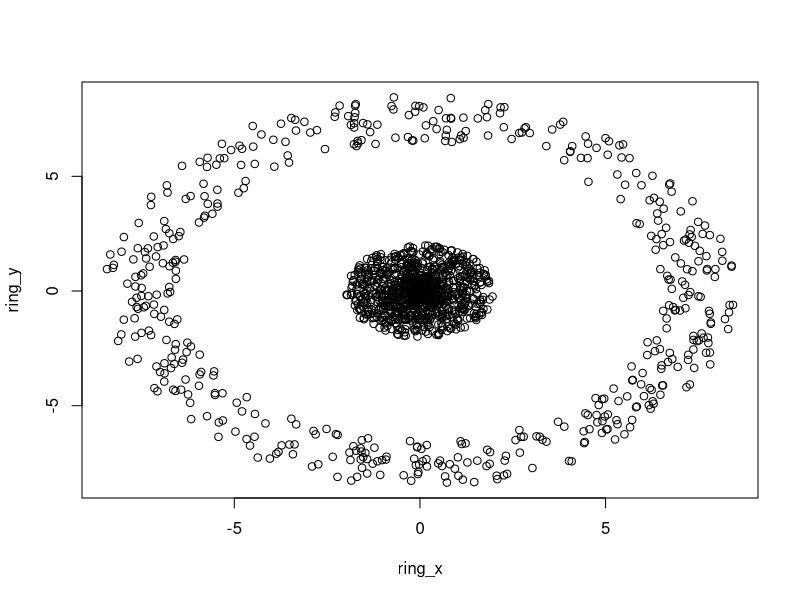
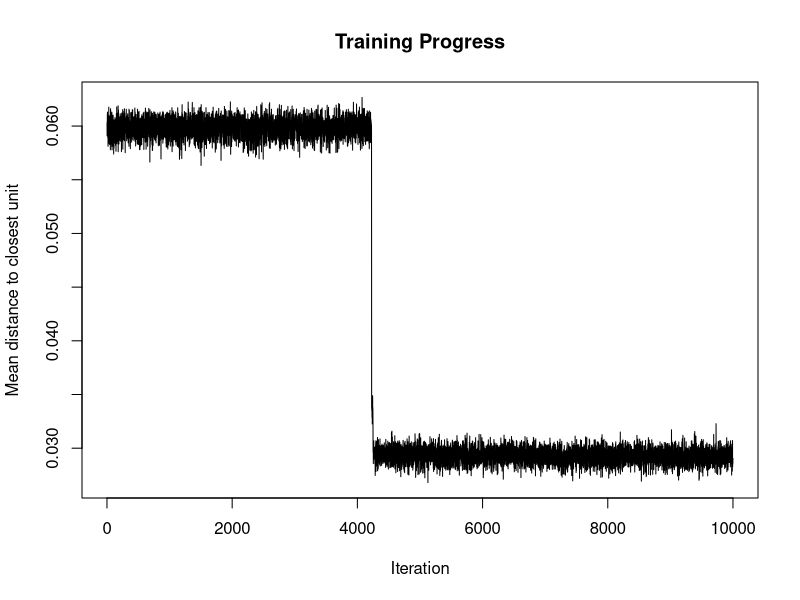
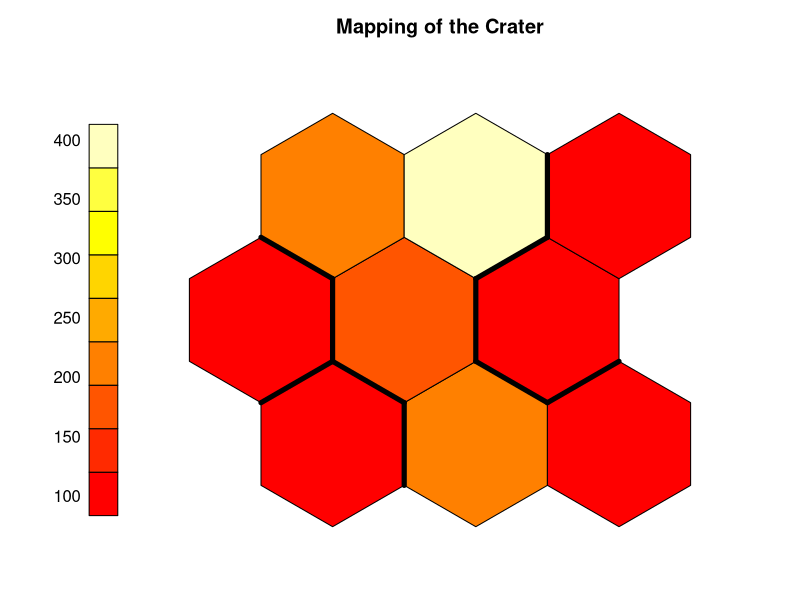
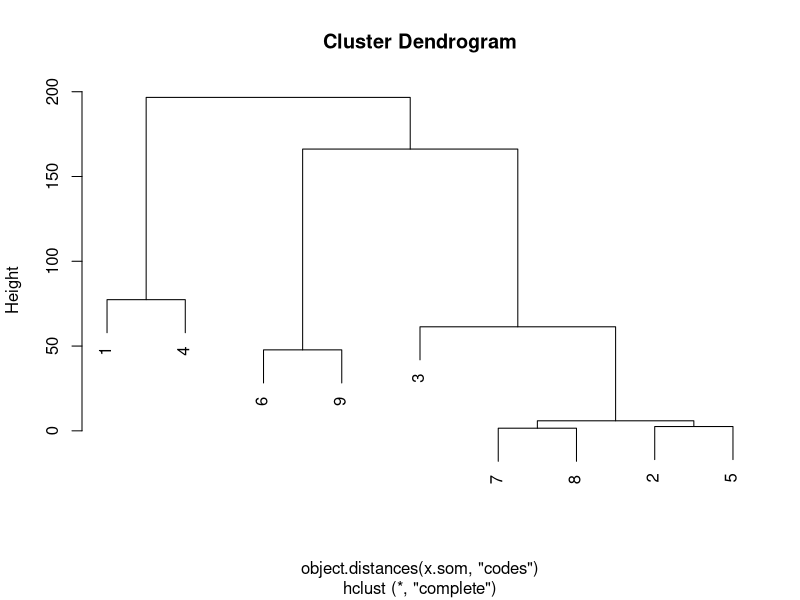

Reproduce these figures in R, in order.
library(kohonen)

# This example was adapted from the website:
# https://blog.dominodatalab.com/topology-and-density-based-clustering/

set.seed(3)
inner_rad <- 2
outer_rad <- 6.5
donut_len <- 2
inner_pts <- 1000
outer_pts <- 500

# Make the inner core:
radius_core <- inner_rad * runif(inner_pts)
direction_core <- 2 * pi * runif(inner_pts)
# Simulate inner core points:
core_x <- radius_core * cos(direction_core)
core_y = radius_core * sin(direction_core)
crater_core <- cbind(core_x, core_y)	# Aggregate x and y coordinates of the crater core.
# Make the outer ring:
radius_ring <- outer_rad + donut_len * runif(outer_pts)
direction_ring = 2 * pi * runif(outer_pts)
# Simulate ring points:
ring_x <- radius_ring * cos(direction_ring)
ring_y <- radius_ring * sin(direction_ring)

crater_ring <- cbind(ring_x, ring_y)	# Aggregate x and y coordinates of the crater ring.
x <- rbind(crater_ring, crater_core)	# Ordering: 1..500: crater_ring, 501..1500: carter_core.
plot(x)	# Plot crater image.

# SOM:
set.seed(3)		# Set random seed for reproducible results.
x.grid <- somgrid(3, 3, topo = "hexagonal")	# Define SOm grid.
x.som <- som(x, x.grid, rlen = 10000, alpha = c(0.05, 0.01), keep.data = TRUE, mode = "online")		# Train SOM.
summary(x.som)
plot(x.som, type="changes", main = "Training Progress")		# Plot training pogress.
plot(x.som, type= "counts", main = "Mapping of the Crater", shape = "straight")	# Plot the SOM with the number of months mapped onto each unit.
som_cluster <- cutree(hclust(object.distances(x.som, "codes")), 4)	# Separate 4 areas on the SOM.
add.cluster.boundaries(x.som, som_cluster)					# Draw cluster boundaries on SOM.
plot(hclust(object.distances(x.som, "codes")))		# Dendrogram.

x.som$unit.classif		# Check which data points were mapped onto which units.
# The first 500 data points in x constitute the ring, numbers 501 to 1500 the core,
# hence the first 500 data points should be mapped onto units 1, 3, 4, 6, 9.
# Data points 501 to 1500 should be mapped onto units 2, 5, 5, 8.
